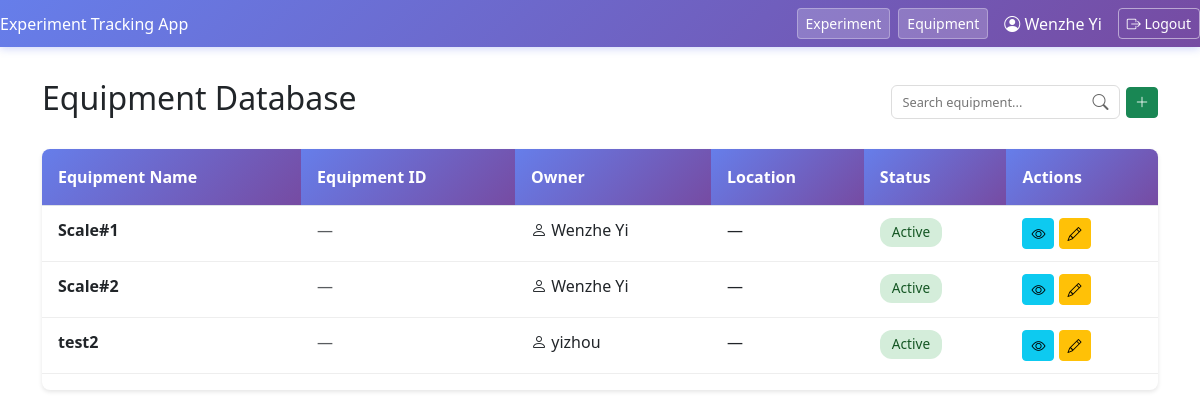
Page /equipment/ (signed in) on the earlier database version.
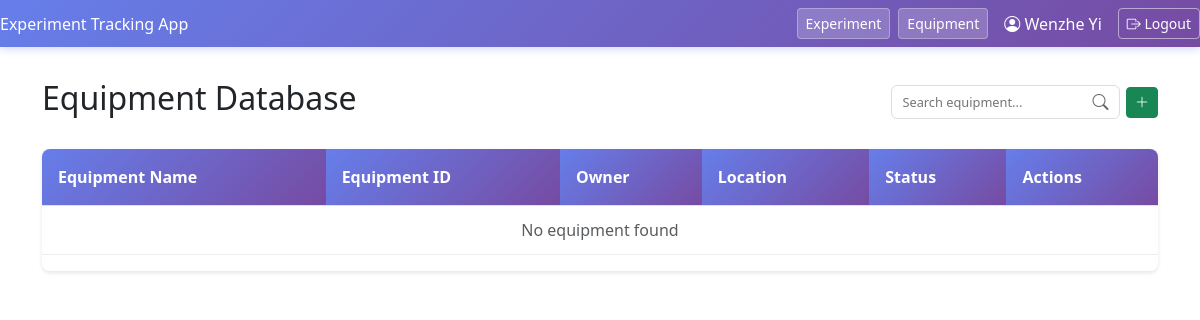
Same page on the later database version.
### experiment_flow/models.py (models this page shows, shortened)
class Equipment(models.Model):
    equipment_id = models.CharField(max_length=30, unique=True, blank=True, null=True, help_text="Unique equipment ID or serial number")
    equipment_name = models.CharField(max_length=100, unique=True, help_text="Name of the equipment")
    description = models.TextField(blank=True, null=True, help_text="Detailed description of the equipment")
    owner = models.ForeignKey(User, on_delete=models.SET_NULL, null=True, blank=True, related_name='equipment', help_text="Equipment owner/responsible person")
    location = models.CharField(max_length=200, blank=True, null=True, help_text="Current location (e.g., Lab 101, Room A)")
    size = models.CharField(max_length=100, blank=True, null=True, help_text="Physical dimensions (e.g., 60cm x 80cm x 120cm)")
    power_requirement = models.CharField(max_length=100, blank=True, null=True, help_text="Power requirement (e.g., 5kW, 3-phase)")
    voltage = models.CharField(max_length=50, blank=True, null=True, help_text="Voltage requirement (e.g., 220V, 380V)")
    current = models.CharField(max_length=50, blank=True, null=True, help_text="Current requirement (e.g., 15A, 20A)")
    water_requirement = models.CharField(max_length=200, blank=True, null=True, help_text="Water requirement (e.g., DI water, 5L/min)")
    gas_input = models.CharField(max_length=200, blank=True, null=True, help_text="Gas input requirements (e.g., N2, Ar, 2 SLM)")
    exhaust_requirement = models.CharField(max_length=200, blank=True, null=True, help_text="Exhaust requirements (e.g., Acid exhaust, 500 CFM)")
    created_on = models.DateTimeField(auto_now_add=True)
    updated_on = models.DateTimeField(auto_now=True)
    is_active = models.BooleanField(default=True, help_text="Whether the equipment is currently active/available")
    class Meta:
        ordering = ['equipment_name']
        verbose_name = "Equipment"
        verbose_name_plural = "Equipment"

### experiment_flow/views.py (the view, shortened to what this page needs)
# urls.py: path('equipment/', views.equipment_list, name='equipment_list'),
@login_required
def equipment_list(request):
    search_query = request.GET.get('search', '')
    equipment_list = Equipment.objects.all().select_related('owner').order_by('equipment_name')
    page_number = request.GET.get('page', 1)
    paginator = Paginator(equipment_list, 20)  # 20 equipment per page
    page_obj = paginator.get_page(page_number)
    return render(request, 'experiment_flow/equipment_list.html', {
        'equipment_list': page_obj,
        'page_obj': page_obj,
        'search_query': search_query
    })

### experiment_flow/templates/experiment_flow/equipment_list.html (shortened to what this page needs)
{% extends "experiment_flow/base_no_sidebar.html" %}
{% load static %}
{% block content %}
<div class="content-container">
    <div class="header-section">
        <h2>Equipment Database</h2>
        <div class="search-bar">
            <div class="search-container">
                <div class="search-wrapper">
                    <form method="get" action="" id="searchForm">
                        <input
                            type="text"
                            name="search"
                            class="search-input"
                            placeholder="Search equipment..."
                            value="{{ search_query|default:'' }}"
                            id="searchInput">
                    </form>
                </div>
                <a href="{% url 'add_equipment' %}"
                        class="btn btn-success btn-sm"
                        title="Add Equipment"
                        style="flex-shrink: 0;">
                    <i class="bi bi-plus-lg"></i>
                </a>
            </div>
        </div>
    </div>
    <div class="equipment-table">
        <table class="table">
            <thead>
                <tr>
                    <th>Equipment Name</th>
                    <th>Equipment ID</th>
                    <th>Owner</th>
                    <th>Location</th>
                    <th>Status</th>
                    <th>Actions</th>
                </tr>
            </thead>
            <tbody>
                {% for equipment in equipment_list %}
                <tr>
                    <td>
                        <strong>{{ equipment.equipment_name }}</strong>
                    </td>
                    <td>
                        {% if equipment.equipment_id %}
                            <code>{{ equipment.equipment_id }}</code>
                        {% else %}
                            <span class="text-muted">—</span>
                        {% endif %}
                    </td>
                    <td>
                        {% if equipment.owner %}
                            <i class="bi bi-person"></i>
                            {% if equipment.owner.first_name and equipment.owner.last_name %}
                                {{ equipment.owner.first_name }} {{ equipment.owner.last_name }}
                            {% else %}
                                {{ equipment.owner.username }}
                            {% endif %}
                        {% else %}
                            <span class="text-muted">Not assigned</span>
                        {% endif %}
                    </td>
                    <td>{{ equipment.location|default:"—" }}</td>
                    <td>
                        {% if equipment.is_active %}
                            <span class="status-badge status-active">Active</span>
                        {% else %}
                            <span class="status-badge status-inactive">Inactive</span>
                        {% endif %}
                    </td>
                    <td>
                        <a href="{% url 'equipment_detail' equipment.id %}" class="btn btn-sm btn-info" title="View Details">
                            <i class="bi bi-eye"></i>
                        </a>
                        <a href="{% url 'edit_equipment' equipment.id %}" class="btn btn-sm btn-warning" title="Edit">
                            <i class="bi bi-pencil"></i>
                        </a>
                    </td>
                </tr>
                {% empty %}
                <tr>
                    <td colspan="6" class="text-center text-muted">No equipment found</td>
                </tr>
                {% endfor %}
            </tbody>
        </table>
    </div>
</div>
{% endblock %}

Differences in the rows shown:
removed Equipment: equipment_name "Scale#1", owner.first_name "Wenzhe", owner.last_name "Yi", location "—", is_active "Active"
removed Equipment: equipment_name "Scale#2", owner.first_name "Wenzhe", owner.last_name "Yi", location "—", is_active "Active"
removed Equipment: equipment_name "test2", owner.username "yizhou", location "—", is_active "Active"
Other differences:
text now shown: "No equipment found"
